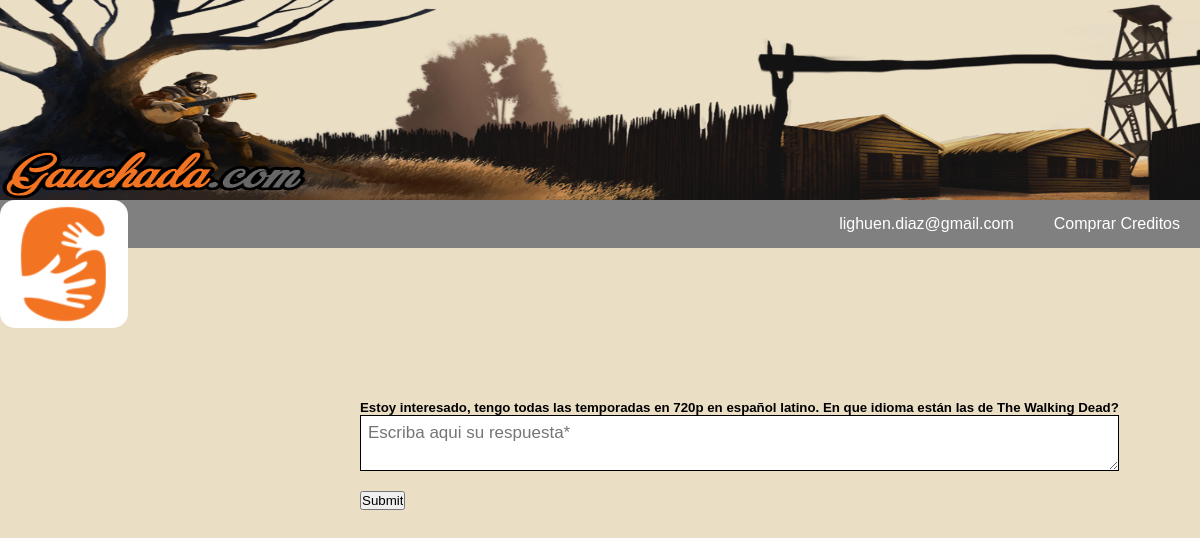
The app's page /php/gauchada/responder.php?comid=15 (signed in) with its own data.
### tables this page shows
CREATE TABLE `usuarios` (
  `id_usuario` int(10) NOT NULL,
  `email` varchar(40) NOT NULL,
  `clave` varchar(20) NOT NULL,
  `nombre` varchar(20) NOT NULL,
  `apellido` varchar(20) NOT NULL,
  `nacimiento` date NOT NULL,
  `telefono` bigint(15) NOT NULL,
  `creditos` int(10) NOT NULL DEFAULT '1',
  `puntos` int(10) NOT NULL DEFAULT '0',
  `baneado` tinyint(1) NOT NULL DEFAULT '0',
  `adeuda` int(10) NOT NULL DEFAULT '0',
  `foto` mediumblob NOT NULL,
  `extension` varchar(10) NOT NULL
);

CREATE TABLE `comentarios` (
  `id_comentario` int(10) NOT NULL,
  `idgauchada` int(10) NOT NULL,
  `idusuario` int(10) NOT NULL,
  `pregunta` text NOT NULL,
  `respuesta` text NOT NULL
);

### php/gauchada/responder.php (the view, shortened to what this page needs)
<html>
	<head>
        <link rel="stylesheet" href="/css/index.css">
	</head>
	<body>
<?php
        include("../menu.php");
		if(!isset($_SESSION['usuario']) or !isset($_GET['comid'])){
?>
	    	<script>
	            window.location.href='/index.php';
	        </script>
<?php
	    }
	    else {
	    	$comid= $_GET['comid'];
	    	$selecpregunta= "SELECT * FROM comentarios WHERE id_comentario='$comid'";
        	$consulta= mysqli_query($conexion, $selecpregunta);
        	$pregunta = mysqli_fetch_assoc($consulta);
	    }
?>
		<form action="/php/gauchada/enviarrespuesta.php" method="POST" class="pregunta" >
			<h5><?php echo $pregunta['pregunta']; ?></h5>
			<textarea class="textarea" MAXLENGTH="300" name='respuesta' placeholder="Escriba aqui su respuesta*" required></textarea>
			<input type="submit" name="Responder">
		</form>
	</body>
</html>

### php/menu.php (shortened to what this page needs)
<head>
    <link rel="stylesheet" href="/css/menu.css">
</head>
<header>
    <IMG class="banner" SRC="/img/ban1(new).jpg">
    <a href="/index.php"><IMG class="logo" SRC="/img/logo.png"></a>
    <nav class="menu">
        <ul class= "accesos">
            <?php
                include('conexion.php');
                if(isset($_SESSION['estado']) && $_SESSION['estado']=='logeado'){
                    if(isset($_SESSION['usuario'])){
                        $userid = $_SESSION['usuario'];
                        $conuser = "SELECT * FROM usuarios WHERE id_usuario='$userid'";
                        $resuser = mysqli_query($conexion, $conuser);
                        $varuser= mysqli_fetch_assoc($resuser);
                ?>
                        <li class='submenu'><a href="/php/usuarios/miperfil.php"><?php echo $varuser['email']; ?></a>
                        </li>
                        <li><a href="/php/comprar.php?usid=<?php echo $userid; ?>">Comprar Creditos</a></li>
                <?php
                    }
                }
                else { ?>
                    <li><a href="/php/usuarios/iniciar.php">Ingresar</a></li>
                    <li><a href="/php/usuarios/registro.php">Registrarse</a></li>
            <?php  }
            ?>
        </ul>
    </nav>
</header>

### css/index.css (style rules this page uses)
.pregunta { position: absolute; top: 50%; left: 30%; }

### css/menu.css (style rules this page uses)
body { background: #EADEC5; }
* { margin:0; padding:0; box-sizing: border-box; font-family: sans-serif; }
.banner { position: absolute; top: 0px; width: 100%; height: 200px; }
.menu { position: absolute; background: grey; top: 200px; width: 100%; }
.logo { position: absolute; top:200px; background: white; border-radius: 15px; left: 0px; z-index: 10; }
.menu ul { float: right; background: grey; display: flex; list-style: none; }
.menu a { display: block; padding: 15px 20px; color: #fff; text-decoration: none; }
.publicar input, .textarea { width: 100%; margin-bottom: 20px; padding: 7px; box-sizing: border-box; font-size: 17px; border: 0.5px solid rgba(0,0,0,2); }

### records on screen
usuarios: email "lighuen.diaz@gmail.com"
comentarios: pregunta "Estoy interesado, tengo todas las temporadas en 720p en español latino. En que idioma están las de The Walking Dead?"
